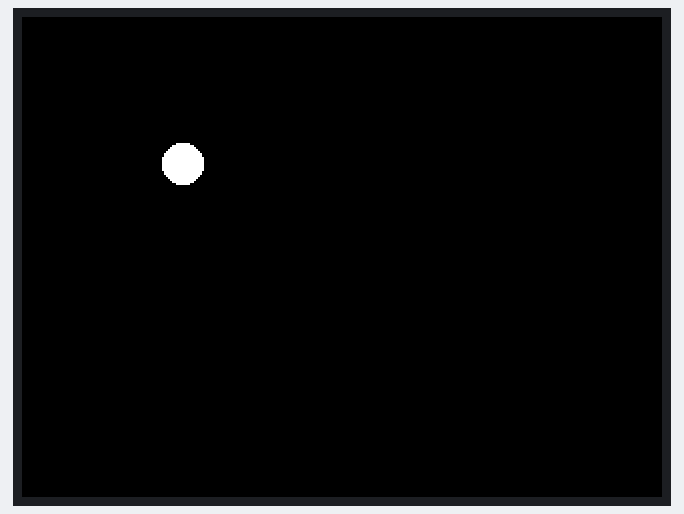
This program was run on a simulated ESP32. Shown: 320×240 colour display. Random numbers use the default seed unless the program sets one.

Above: at 0.38 s.
At 5.02 s:
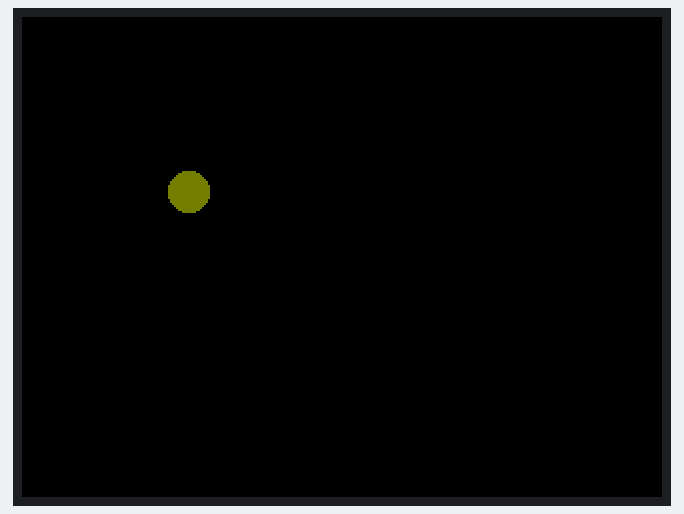
At 9.97 s:
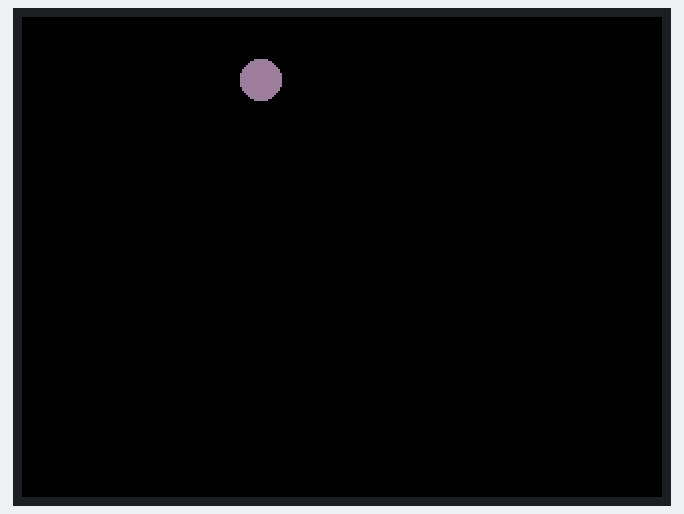
At 19.87 s:
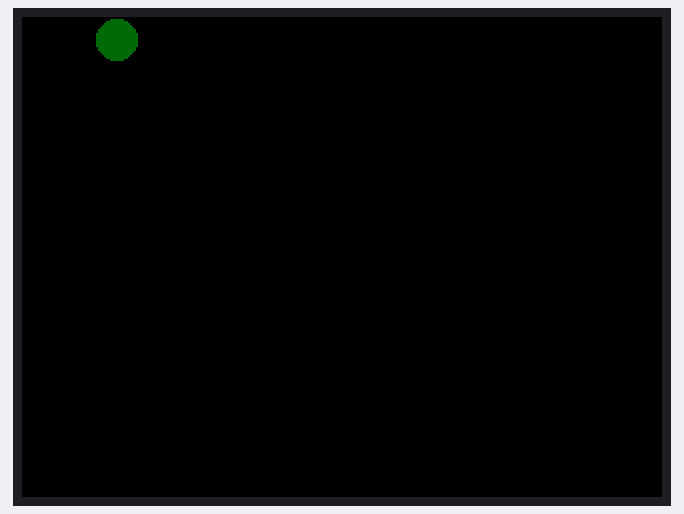
At 29.77 s:
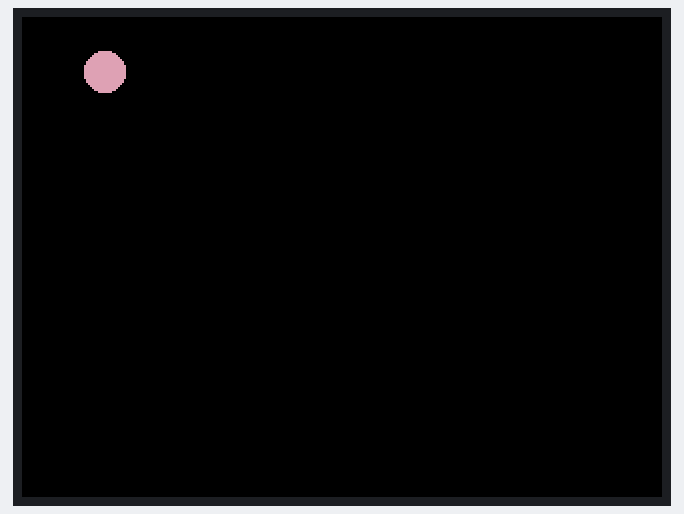
At 39.67 s:
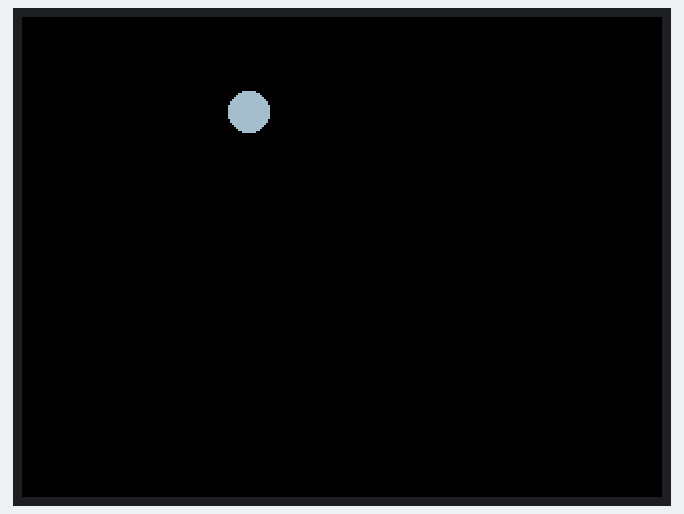

The program:

main.cpp
```cpp
#include <TFT_eSPI.h>
#include <SPI.h>

TFT_eSPI tft = TFT_eSPI(); // Initialize display instance

// Screen dimensions
const int SCREEN_WIDTH = 128;
const int SCREEN_HEIGHT = 128;

// Circle properties
int circleX = random(10, SCREEN_WIDTH - 10);
int circleY = random(10, SCREEN_HEIGHT - 10);
int circleRadius = 10;

// Movement speed and direction
int xSpeed = 3;
int ySpeed = 2;

// Color variable and function to change it
uint16_t currentColor = TFT_WHITE;

void changeColor() {
    currentColor = tft.color565(random(255), random(255), random(255));
}

void setup() {
    tft.init();
    tft.setRotation(1); // Adjust if necessary
    tft.fillScreen(TFT_BLACK);
}

void loop() {
    // Erase previous circle position
    tft.fillCircle(circleX, circleY, circleRadius, TFT_BLACK);

    // Update circle position
    circleX += xSpeed;
    circleY += ySpeed;

    // Check for collision with the screen edges
    if (circleX <= circleRadius || circleX >= SCREEN_WIDTH - circleRadius) {
        xSpeed = -xSpeed; // Reverse x direction
        changeColor();    // Change color on bounce
    }
    if (circleY <= circleRadius || circleY >= SCREEN_HEIGHT - circleRadius) {
        ySpeed = -ySpeed; // Reverse y direction
        changeColor();    // Change color on bounce
    }

    // Draw circle at new position
    tft.fillCircle(circleX, circleY, circleRadius, currentColor);

    delay(30); // Control animation speed
}
```
